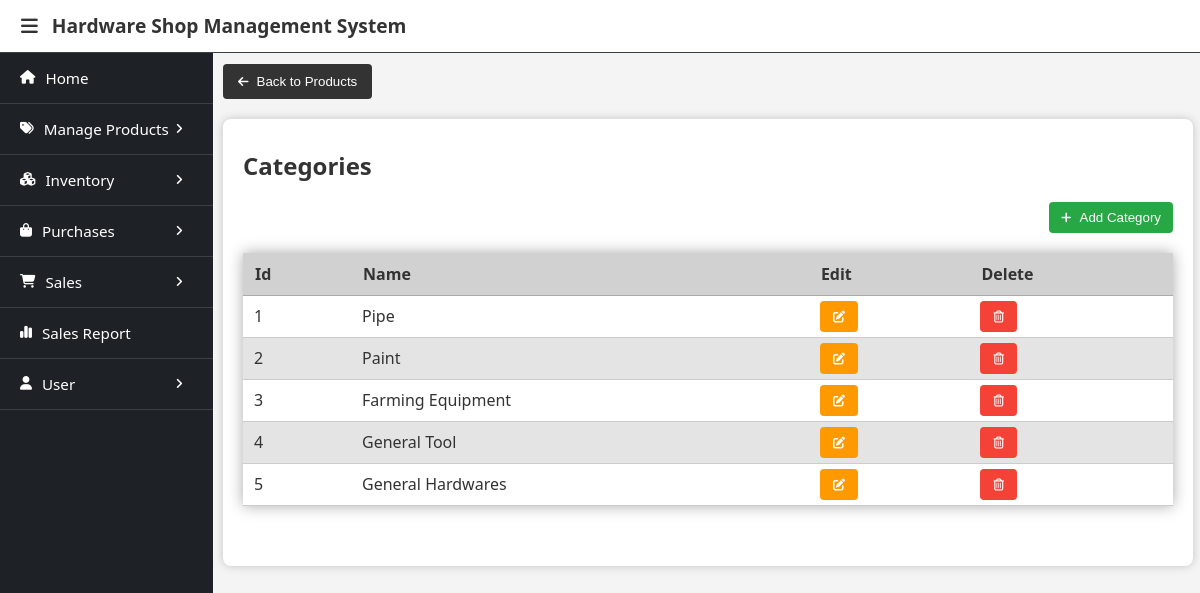
/products/categories/ (signed in), run on the app's committed database.
### database/models.py (models this page shows, shortened)
class Category(models.Model):
    category_id = models.BigAutoField(primary_key=True)
    category_name = models.CharField(max_length=100)
    class Meta:
        db_table = 'category'

### productspecs/views.py (the view)
# urls.py: path('categories/',ViewCategories.as_view(), name='view_categories'),
class ViewCategories(GroupRequiredMixin, View):
    def get(self, request):
        context = {
            'categories':Category.objects.all()
        }
        return render(request, 'categories.html', context)

### user/context_processors.py (called while the page is built)
def get_users(request):
    users = User.objects.all()
    return {
        'users': users
    }

### user/templatetags/user_custom_tags.py (called while the page is built)
@register.filter(name='has_group')
def has_group(user, group_name):
    return user.groups.filter(name=group_name).exists()

### user/views.py (called while the page is built)
    def dispatch(self, request, *args, **kwargs):
        user = request.user
        if not user.is_authenticated:
            return redirect('login_page')
        if not any([user.groups.filter(name=group).exists() for group in self.groups_required]):
            print(user.groups)
            return self.handle_no_permission()
        return super().dispatch(request,*args, **kwargs)

### productspecs/templates/categories.html (shortened to what this page needs)
{% extends 'base.html' %}
{% load user_custom_tags %}
{% block menubar %}
    {% if request.user|has_group:"Owner" %}
        {% include 'owner_menu.html' %}
    {% elif request.user|has_group:"Salesman" %}
        {% include 'salesman_menu.html' %}
    {% endif %}
{% endblock %}
{% block content %}
<a href="/products/"><button><i class="fa-solid fa-arrow-left"></i>Back to Products</button></a>
<div class="container">
    <h2>Categories</h2>
    <a href="/products/categories/add/"><button class="btn btn-add"><i class="fa-solid fa-plus"></i>Add Category</button></a>
    <table>
        <thead>
            <tr>
                <th>Id</th>
                <th>Name</th>
                <th>Edit</th>
                <th>Delete</th>
            </tr>
        </thead>
        <tbody>
            {% for category in categories %}
            <tr>
                <td>{{category.category_id}}</td>
                <td>{{category.category_name}}</td>
                <td><a href="{% url 'edit_category' category.category_id %}"><button class="btn btn-edit"><i class="fa-solid fa-pen-to-square m-0"></i></button></a></td>
                <td><a href="{% url 'delete_category' category.category_id %}"><button class="btn btn-delete"><i class="fa-regular fa-trash-can m-0"></i></button></a></td>
            </tr>
            {% endfor %}
        </tbody>
    </table>
</div>
{% endblock %}

### static/css/header_sidebar_layout.css (style rules this page uses)
body { margin: 0; font-family: system-ui, -apple-system, BlinkMacSystemFont, 'Segoe UI', Roboto, Oxygen, Ubuntu, Cantarell, 'Open Sans', 'Helvetica Neue', sans-serif; background-color: #f4f4f4; }

### templates/base.html (style rules this page uses)
.m-0 { margin: 0px !important; }
h1, h2 { color: #333; }
i { margin-right: 8px; font-size: 0.9em; }
.container { background: #fff; padding: 10px 20px 20px; margin: 20px 0; border-radius: 8px; box-shadow: 0 0 10px rgba(0, 0, 0, 0.2); }
button { background-color: #333; color: white; padding: 10px 15px; border: none; border-radius: 4px; cursor: pointer; }
.container .btn { display: inline-block; padding: 8px 13px; border: none; border-radius: 4px; cursor: pointer; color: white; transition: background-color 0.2s; }
.container .btn-edit { background-color: #ff9900; }
.container .btn-delete { background-color: #f44336; }
.container .btn-add, .container .btn-edit-stock { background-color: #28a745; float: right; padding:8px 12px; margin-bottom: 20px; }
table { width: 100%; border-collapse: collapse; margin-bottom: 40px; box-shadow: 0px 0px 14px #aaa; overflow-x: auto; }
th, td { text-align: left; border-bottom: 1px solid #ccc; }
th { background-color: #d1d1d1; padding: 10px 12px; color: #333; border-bottom: 1px solid #aaa; font-weight: bold; }
td { padding: 5px 11px; background-color: #fff; color: #333; }
tr:nth-child(even) td { background-color: #e4e4e4; }

### data on the page
Category: category_id "1", category_name "Pipe"
Category: category_id "2", category_name "Paint"
Category: category_id "3", category_name "Farming Equipment"
Category: category_id "4", category_name "General Tool"
Category: category_id "5", category_name "General Hardwares"
